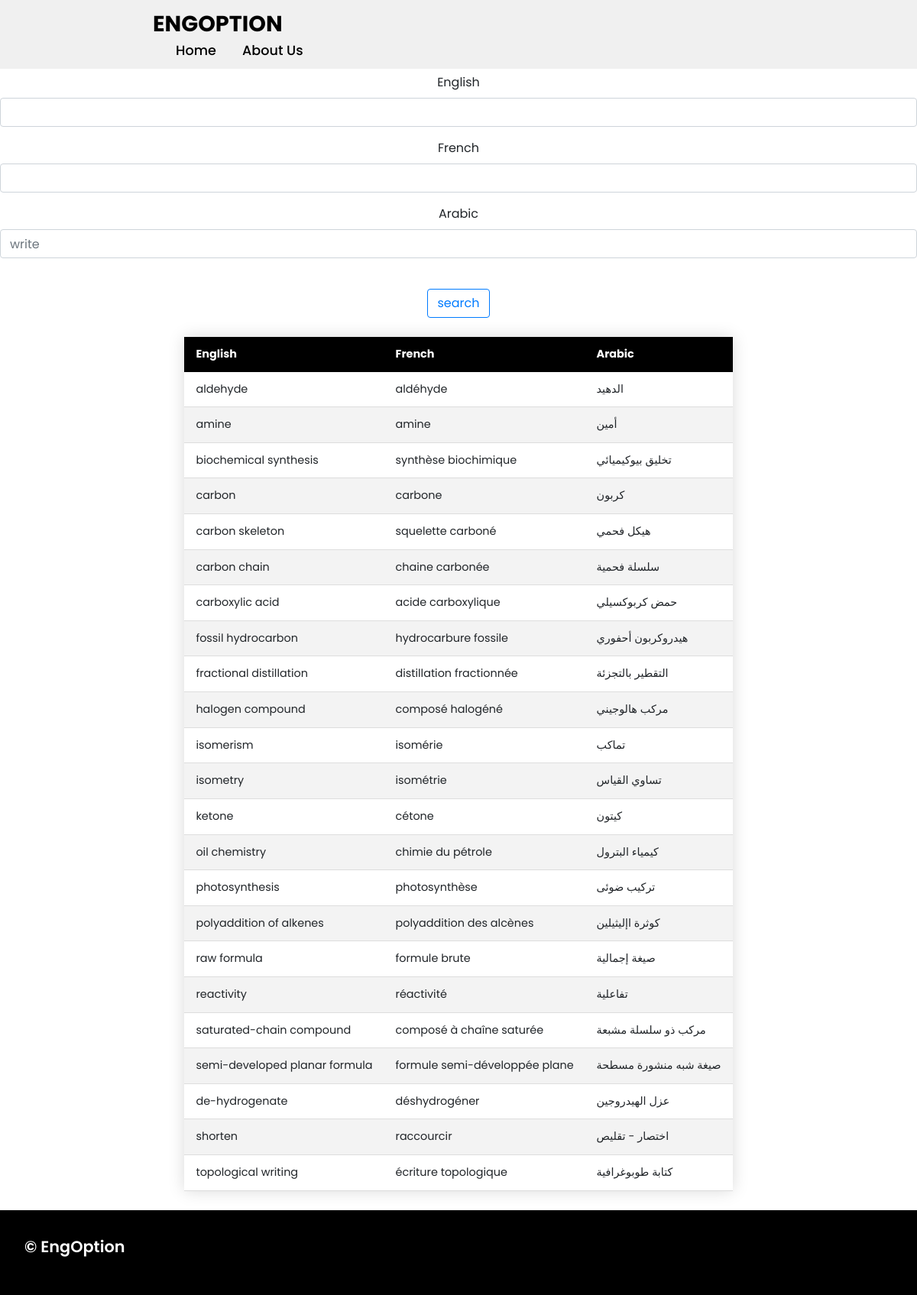
The page /pc/organic/ on the database its author committed.
### app/models.py (models this page shows, shortened)
class PCWord(models.Model):
    fields = [
        ('General','General'),
        ('Electricity','Electricity'),
        ('Optics','Optics'),
        ('Waves','Waves'),
        ('Nuclear transformation','Nuclear transformation'),
        ('Matter','Matter'),
        ('Measurements in chemistry','Measurements in chemistry'),
        ('Mechanics','Mechanics'),
        ('Chemical reactions','Chemical reactions'),
        ('Organic chemistry','Organic chemistry'),
    ]
    english = models.CharField(max_length=100)
    french = models.CharField(max_length=100)
    arabic = models.CharField(max_length=100)
    field = models.CharField(max_length=100,null=True,blank=True,choices=fields)

### app/views.py (the view)
# urls.py: path('pc/organic/',pc_organic,name="organic-chemistry"),
def pc_organic(request):
    organic_words = PCWord.objects.all().filter(field='Organic chemistry')
    filter = OrderFilter(request.GET,queryset=organic_words)
    organic_words = filter.qs
    context = {
        'organic_words':organic_words,
        'filter':filter,
    }
    return render(request,'pc/organic.html',context)

### app/templates/pc/organic.html (shortened to what this page needs)
{% extends 'base.html' %}
{% load static %}
{% block body %}
<br>
<br>
<br>
<br>
<center>
    {% include 'search.html' %}
<table class="styled-table">
    <thead>
        <tr>
            <th>English</th>
            <th>French</th>
            <th>Arabic</th>
        </tr>
    </thead>
    <tbody>
        {% for word in organic_words %}
        <tr>
            <td>{{word.english}}</td>
            <td>{{word.french}}</td>
            <td>{{word.arabic}}</td>
        </tr>
        {% endfor %}
    </tbody>
</table>
</center>
{% endblock %}

### static/css/style.css (style rules this page uses)
* { font-family: 'Poppins', sans-serif; margin: 0; padding: 0; box-sizing: border-box; scroll-behavior: smooth; }

### app/templates/pc/organic.html (style rules this page uses)
.styled-table { border-collapse: collapse; margin: 25px 0; font-size: 0.9em; font-family: sans-serif; min-width: 400px; box-shadow: 0 0 20px rgba(0, 0, 0, 0.15); }
.styled-table thead tr { background-color: black; color: #ffffff; text-align: left; }
.styled-table th, .styled-table td { padding: 12px 15px; }
.styled-table tbody tr { border-bottom: 1px solid #dddddd; }
.styled-table tbody tr:nth-of-type(even) { background-color: #f3f3f3; }

### rows shown on the page
PCWord: english "aldehyde", french "aldéhyde", arabic "الدهيد"
PCWord: english "amine", french "amine", arabic "أمين"
PCWord: english "biochemical synthesis", french "synthèse biochimique", arabic "تخليق بيوكيميائي"
PCWord: english "carbon", french "carbone", arabic "كربون"
PCWord: english "carbon skeleton", french "squelette carboné", arabic "هيكل فحمي"
PCWord: english "carbon chain", french "chaine carbonée", arabic "سلسلة فحمية"
PCWord: english "carboxylic acid", french "acide carboxylique", arabic "حمض كربوكسيلي"
PCWord: english "fossil hydrocarbon", french "hydrocarbure fossile", arabic "هيدروكربون أحفوري"
PCWord: english "fractional distillation", french "distillation fractionnée", arabic "التقطير بالتجزئة"
PCWord: english "halogen compound", french "composé halogéné", arabic "مركب هالوجيني"
PCWord: english "isomerism", french "isomérie", arabic "تماكب"
PCWord: english "isometry", french "isométrie", arabic "تساوي القياس"
PCWord: english "ketone", french "cétone", arabic "كيتون"
PCWord: english "oil chemistry", french "chimie du pétrole", arabic "كيمياء البترول"
PCWord: english "photosynthesis", french "photosynthèse", arabic "تركيب ضوئى"
PCWord: english "polyaddition of alkenes", french "polyaddition des alcènes", arabic "كوثرة اإليثيلين"
PCWord: english "raw formula", french "formule brute", arabic "صيغة إجمالية"
PCWord: english "reactivity", french "réactivité", arabic "تفاعلية"
PCWord: english "saturated-chain compound", french "composé à chaîne saturée", arabic "مركب ذو سلسلة مشبعة"
PCWord: english "semi-developed planar formula", french "formule semi-développée plane", arabic "صيغة شبه منشورة مسطحة"
PCWord: english "de-hydrogenate", french "déshydrogéner", arabic "عزل الهيدروجين"
PCWord: english "shorten", french "raccourcir", arabic "اختصار - تقليص"
PCWord: english "topological writing", french "écriture topologique", arabic "كتابة طوبوغرافية"
